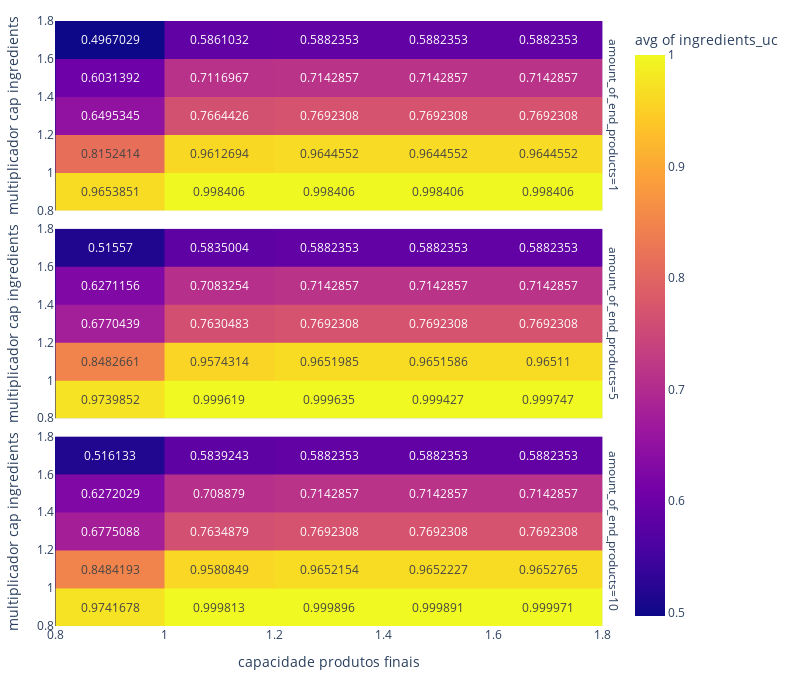

Notebook cell for this chart:
### Code cell
fig = px.density_heatmap(
    dfaux,
    x="capacidade produtos finais",
    y="multiplicador cap ingredients",
    z="ingredients_uc",
    text_auto=True,
    #marginal_x="histogram", marginal_y="histogram",
    histfunc="avg",
    facet_row="amount_of_end_products"
)

fig.update_layout(
    margin=dict(l=20, r=20, t=20, b=20),
    width=800,
    height=680
)

fig.update_xaxes(range=(0.8, 1.8))
fig.update_yaxes(range=(0.8, 1.8))

fig.show()
